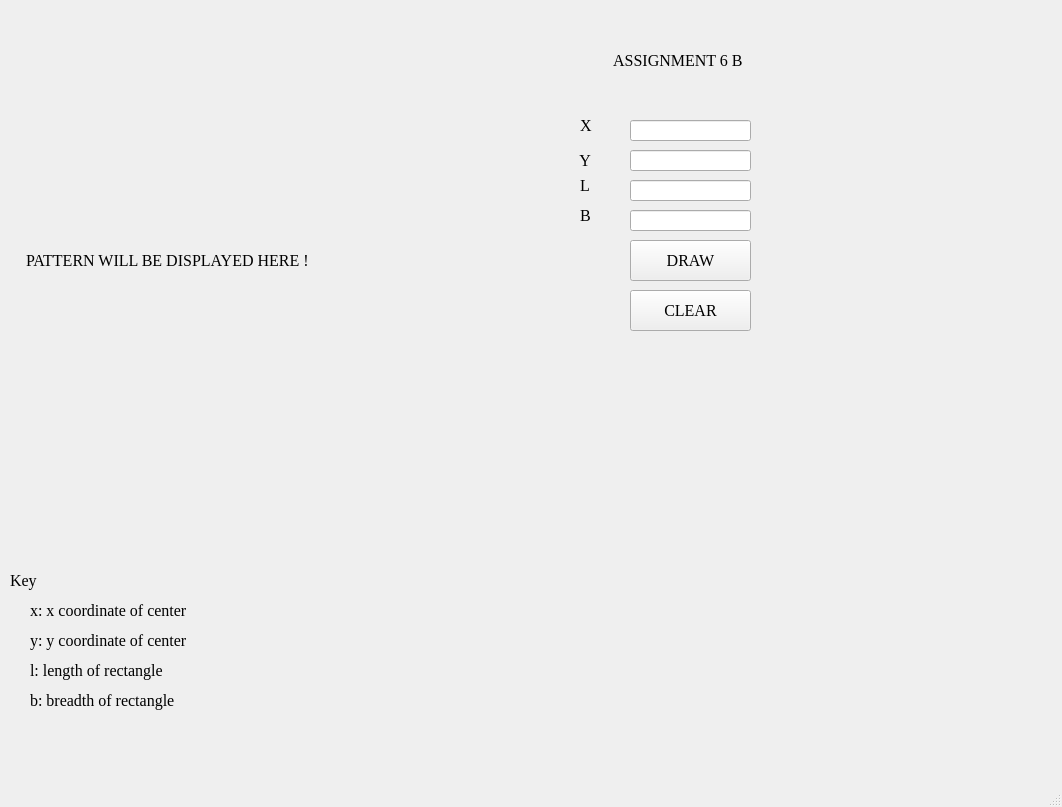
<?xml version="1.0" encoding="UTF-8"?>
<ui version="4.0">
 <class>MainWindow</class>
 <widget class="QMainWindow" name="MainWindow">
  <property name="geometry">
   <rect>
    <x>0</x>
    <y>0</y>
    <width>1062</width>
    <height>807</height>
   </rect>
  </property>
  <property name="windowTitle">
   <string>MainWindow</string>
  </property>
  <widget class="QWidget" name="centralwidget">
   <widget class="QLabel" name="label">
    <property name="geometry">
     <rect>
      <x>10</x>
      <y>0</y>
      <width>511</width>
      <height>521</height>
     </rect>
    </property>
    <property name="font">
     <font>
      <family>Times New Roman</family>
      <pointsize>12</pointsize>
     </font>
    </property>
    <property name="text">
     <string>    PATTERN WILL BE DISPLAYED HERE !</string>
    </property>
   </widget>
   <widget class="QLabel" name="label_2">
    <property name="geometry">
     <rect>
      <x>560</x>
      <y>110</y>
      <width>61</width>
      <height>31</height>
     </rect>
    </property>
    <property name="font">
     <font>
      <family>Times New Roman</family>
      <pointsize>12</pointsize>
     </font>
    </property>
    <property name="text">
     <string>     X</string>
    </property>
   </widget>
   <widget class="QLabel" name="label_3">
    <property name="geometry">
     <rect>
      <x>560</x>
      <y>150</y>
      <width>61</width>
      <height>21</height>
     </rect>
    </property>
    <property name="font">
     <font>
      <family>Times New Roman</family>
      <pointsize>12</pointsize>
     </font>
    </property>
    <property name="text">
     <string>     Y</string>
    </property>
   </widget>
   <widget class="QLabel" name="label_4">
    <property name="geometry">
     <rect>
      <x>560</x>
      <y>170</y>
      <width>71</width>
      <height>31</height>
     </rect>
    </property>
    <property name="font">
     <font>
      <family>Times New Roman</family>
      <pointsize>12</pointsize>
     </font>
    </property>
    <property name="text">
     <string>     L </string>
    </property>
   </widget>
   <widget class="QLabel" name="label_5">
    <property name="geometry">
     <rect>
      <x>560</x>
      <y>200</y>
      <width>61</width>
      <height>31</height>
     </rect>
    </property>
    <property name="font">
     <font>
      <family>Times New Roman</family>
      <pointsize>12</pointsize>
     </font>
    </property>
    <property name="text">
     <string>     B</string>
    </property>
   </widget>
   <widget class="QLineEdit" name="lineEdit">
    <property name="geometry">
     <rect>
      <x>630</x>
      <y>120</y>
      <width>121</width>
      <height>21</height>
     </rect>
    </property>
   </widget>
   <widget class="QLineEdit" name="lineEdit_2">
    <property name="geometry">
     <rect>
      <x>630</x>
      <y>150</y>
      <width>121</width>
      <height>21</height>
     </rect>
    </property>
   </widget>
   <widget class="QLineEdit" name="lineEdit_3">
    <property name="geometry">
     <rect>
      <x>630</x>
      <y>180</y>
      <width>121</width>
      <height>21</height>
     </rect>
    </property>
   </widget>
   <widget class="QLineEdit" name="lineEdit_4">
    <property name="geometry">
     <rect>
      <x>630</x>
      <y>210</y>
      <width>121</width>
      <height>21</height>
     </rect>
    </property>
   </widget>
   <widget class="QLabel" name="label_6">
    <property name="geometry">
     <rect>
      <x>590</x>
      <y>30</y>
      <width>331</width>
      <height>61</height>
     </rect>
    </property>
    <property name="font">
     <font>
      <family>Times New Roman</family>
      <pointsize>12</pointsize>
     </font>
    </property>
    <property name="text">
     <string>      ASSIGNMENT 6 B</string>
    </property>
   </widget>
   <widget class="QPushButton" name="pushButton">
    <property name="geometry">
     <rect>
      <x>630</x>
      <y>240</y>
      <width>121</width>
      <height>41</height>
     </rect>
    </property>
    <property name="font">
     <font>
      <family>Times New Roman</family>
      <pointsize>12</pointsize>
     </font>
    </property>
    <property name="text">
     <string>DRAW</string>
    </property>
   </widget>
   <widget class="QPushButton" name="pushButton_2">
    <property name="geometry">
     <rect>
      <x>630</x>
      <y>290</y>
      <width>121</width>
      <height>41</height>
     </rect>
    </property>
    <property name="font">
     <font>
      <family>Times New Roman</family>
      <pointsize>12</pointsize>
     </font>
    </property>
    <property name="text">
     <string>CLEAR</string>
    </property>
   </widget>
   <widget class="QLabel" name="label_7">
    <property name="geometry">
     <rect>
      <x>10</x>
      <y>560</y>
      <width>301</width>
      <height>41</height>
     </rect>
    </property>
    <property name="font">
     <font>
      <family>Times New Roman</family>
      <pointsize>12</pointsize>
     </font>
    </property>
    <property name="text">
     <string>Key</string>
    </property>
   </widget>
   <widget class="QLabel" name="label_8">
    <property name="geometry">
     <rect>
      <x>30</x>
      <y>600</y>
      <width>391</width>
      <height>21</height>
     </rect>
    </property>
    <property name="font">
     <font>
      <family>Times New Roman</family>
      <pointsize>12</pointsize>
     </font>
    </property>
    <property name="text">
     <string>x: x coordinate of center</string>
    </property>
   </widget>
   <widget class="QLabel" name="label_9">
    <property name="geometry">
     <rect>
      <x>30</x>
      <y>630</y>
      <width>391</width>
      <height>21</height>
     </rect>
    </property>
    <property name="font">
     <font>
      <family>Times New Roman</family>
      <pointsize>12</pointsize>
     </font>
    </property>
    <property name="text">
     <string>y: y coordinate of center</string>
    </property>
   </widget>
   <widget class="QLabel" name="label_10">
    <property name="geometry">
     <rect>
      <x>30</x>
      <y>660</y>
      <width>391</width>
      <height>21</height>
     </rect>
    </property>
    <property name="font">
     <font>
      <family>Times New Roman</family>
      <pointsize>12</pointsize>
     </font>
    </property>
    <property name="text">
     <string>l: length of rectangle</string>
    </property>
   </widget>
   <widget class="QLabel" name="label_11">
    <property name="geometry">
     <rect>
      <x>30</x>
      <y>690</y>
      <width>391</width>
      <height>21</height>
     </rect>
    </property>
    <property name="font">
     <font>
      <family>Times New Roman</family>
      <pointsize>12</pointsize>
     </font>
    </property>
    <property name="text">
     <string>b: breadth of rectangle</string>
    </property>
   </widget>
  </widget>
  <widget class="QMenuBar" name="menubar">
   <property name="geometry">
    <rect>
     <x>0</x>
     <y>0</y>
     <width>1062</width>
     <height>21</height>
    </rect>
   </property>
  </widget>
  <widget class="QStatusBar" name="statusbar"/>
 </widget>
 <resources/>
 <connections/>
</ui>
